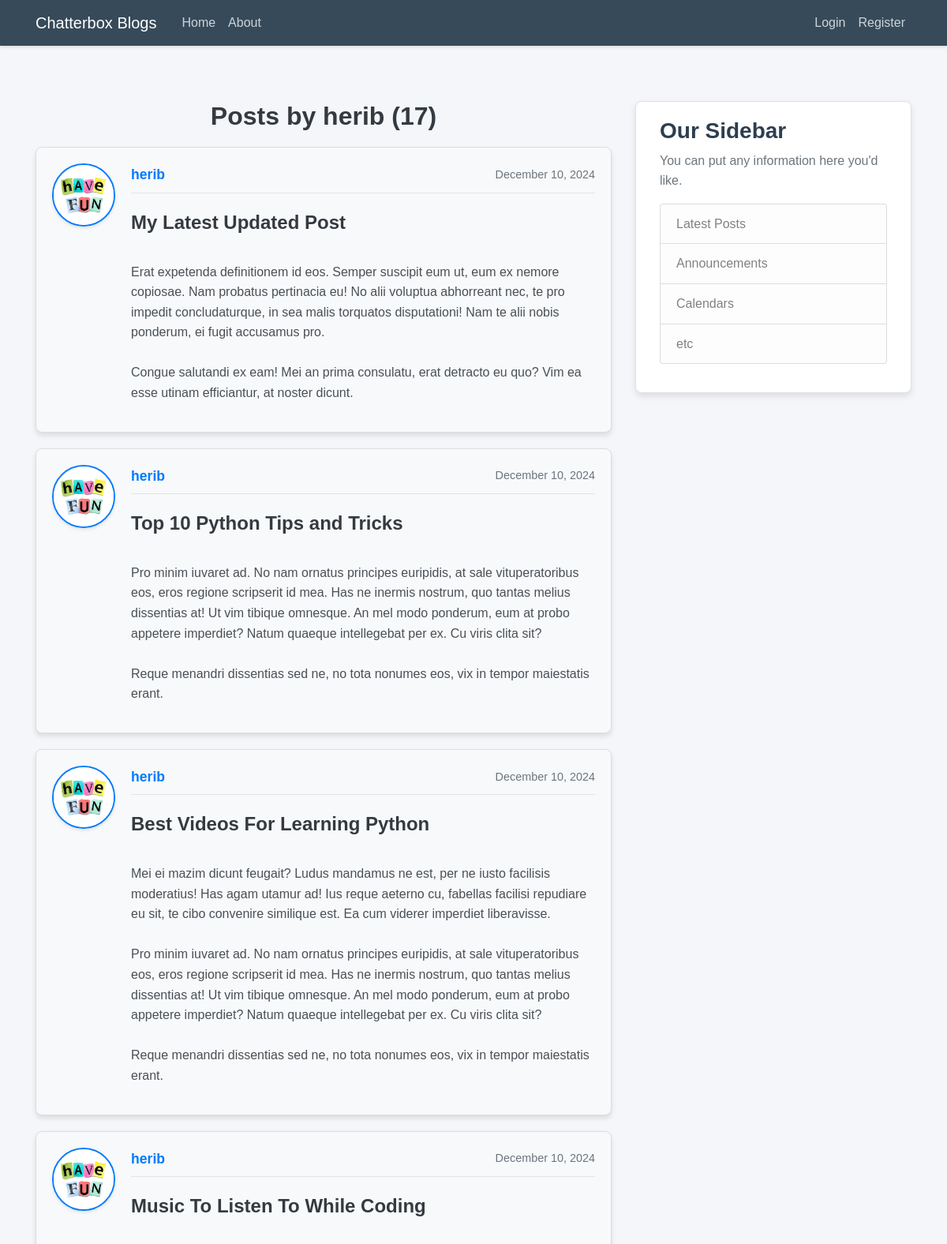
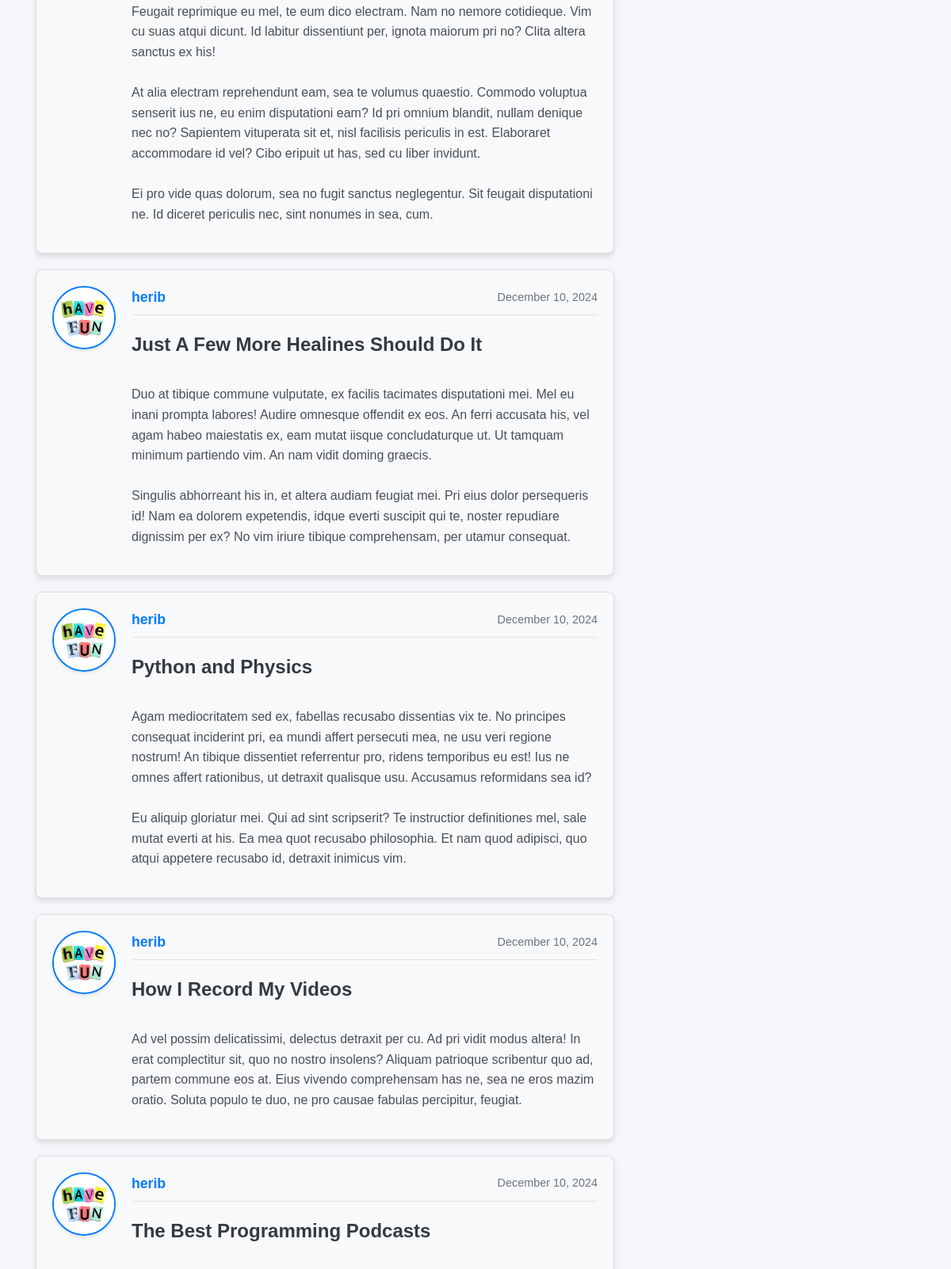
Page /blog/user/herib/ (upper part) on the committed database (2 pictures, top to bottom).
### blog/models.py (models this page shows, shortened)
class Post(models.Model):
    title = models.CharField(max_length=100)
    content = models.TextField()
    date_posted = models.DateTimeField(default=timezone.now)
    author = models.ForeignKey(User, on_delete=models.CASCADE)

### users/models.py (models this page shows, shortened)
class Profile(models.Model):
    user = models.OneToOneField(User, on_delete=models.CASCADE)  # Creates a one-to-one relationship with the User model
    image = models.ImageField(default='default.jpg', upload_to='profile_pics')  # Profile image field with a default value

### blog/views.py (the view)
# urls.py: path('user/<str:username>/', UserPostListView.as_view(), name='user-posts'),
class UserPostListView(ListView):
    model = Post  # Specifies the model to use
    template_name = 'blog/user_posts.html'  # Template for displaying the list of posts
    context_object_name = 'posts'  # Context variable name for template
    ordering = ['-date_posted']  # Orders posts by newest first
    paginate_by = 10
    def get_queryset(self):
        user = get_object_or_404(User, username=self.kwargs.get('username'))
        return Post.objects.filter(author=user).order_by('-date_posted')

### blog/templates/blog/user_posts.html (shortened to what this page needs)
{% extends "blog/base.html" %}
{% block content %}
  <h1 class="mb-3" style="text-align: center; font-family: Arial, sans-serif; font-size: 2rem; color: #343a40;">
    Posts by {{ view.kwargs.username }} ({{ page_obj.paginator.count }})
  </h1>
  {% for post in posts %}
    <article class="media content-section"
             style="background-color: #f8f9fa; border: 1px solid #ddd; border-radius: 8px; padding: 20px; margin: 20px auto; max-width: 800px; box-shadow: 0px 4px 6px rgba(0, 0, 0, 0.1);">
      <img
        class="rounded-circle article-img"
        src="{{ post.author.profile.image.url }}"
        style="width: 80px; height: 80px; margin-right: 20px; border: 2px solid #007bff;">
      <div class="media-body" style="font-family: Arial, sans-serif;">
        <div class="article-metadata" style="margin-bottom: 15px;">
          <a
            class="mr-2"
            href="{% url 'user-posts' post.author.username %}"
            style="font-size: 1.1rem; font-weight: bold; color: #007bff; text-decoration: none;">
            {{ post.author }}
          </a>
          <small
            class="text-muted"
            style="font-size: 0.9rem; color: #6c757d;">
            {{ post.date_posted|date:"F d, Y" }}
          </small>
        </div>
        <h2>
          <a
            class="article-title"
            href="{% url 'post-detail' post.id %}"
            style="font-size: 1.5rem; font-weight: bold; color: #343a40; text-decoration: none;">
            {{ post.title }}
          </a>
        </h2>
        <p
          class="article-content"
          style="font-size: 1rem; line-height: 1.6; color: #495057;">
          {{ post.content }}
        </p>
      </div>
    </article>
  {% endfor %}
{% endblock content %}

### blog/static/blog/main.css (style rules this page uses)
body { background: #f4f6f9; color: #333333; margin-top: 5rem; font-family: 'Poppins', Arial, sans-serif; line-height: 1.6; }
h1, h2, h3, h4, h5, h6 { color: #2c3e50; font-weight: 600; }
.content-section { background: #ffffff; padding: 20px 30px; border: 1px solid #e0e0e0; border-radius: 8px; margin-bottom: 20px; box-shadow: 0 4px 8px rgba(0, 0, 0, 0.1); transition: transform 0.3s ease, box-shadow 0.3s ease; }
.article-title { color: #34495e; font-size: 1.5rem; font-weight: 600; transition: color 0.3s ease; }
.article-content { white-space: pre-line; font-size: 1rem; color: #555555; }
.article-img { height: 75px; width: 75px; margin-right: 16px; border-radius: 8px; object-fit: cover; box-shadow: 0 2px 4px rgba(0, 0, 0, 0.1); }
.article-metadata { padding-bottom: 8px; margin-bottom: 10px; border-bottom: 1px solid #e3e3e3; font-size: 0.9rem; color: #888888; }
.article-metadata a { color: #3498db; font-weight: 500; transition: color 0.3s ease; }
.article-metadata { display: flex; justify-content: space-between; align-items: center; margin-bottom: 10px; font-size: 0.9rem; color: #888888; }
.article-title { font-size: 1.5rem; font-weight: 600; color: #2c3e50; margin-bottom: 10px; text-decoration: none; transition: color 0.3s ease; }
.article-content { font-size: 1rem; color: #555555; line-height: 1.6; }

### rows in the picture
Post: author.profile.image (picture), author "herib", date_posted "December 10, 2024", title "My Latest Updated Post", content "Erat expetenda definitionem id eos. Semper suscipit eum ut, eum ex nemore copiosae. Nam probatus pertinacia eu! No alii voluptua abhorreant nec, te pro impedit concludaturque, in sea malis torquatos disputationi! Nam te alii nobis ponderum, ei fugit accusamus pro. Congue salutandi ex eam! Mei an prima consulatu, erat detracto eu quo? Vim ea esse utinam efficiantur, at noster dicunt."
Post: author.profile.image (picture), author "herib", date_posted "December 10, 2024", title "Top 10 Python Tips and Tricks", content "Pro minim iuvaret ad. No nam ornatus principes euripidis, at sale vituperatoribus eos, eros regione scripserit id mea. Has ne inermis nostrum, quo tantas melius dissentias at! Ut vim tibique omnesque. An mel modo ponderum, eum at probo appetere imperdiet? Natum quaeque intellegebat per ex. Cu viris clita sit? Reque menandri dissentias sed ne, no tota nonumes eos, vix in tempor maiestatis erant."
Post: author.profile.image (picture), author "herib", date_posted "December 10, 2024", title "Best Videos For Learning Python", content "Mei ei mazim dicunt feugait? Ludus mandamus ne est, per ne iusto facilisis moderatius! Has agam utamur ad! Ius reque aeterno cu, fabellas facilisi repudiare eu sit, te cibo convenire similique est. Ea cum viderer imperdiet liberavisse. Pro minim iuvaret ad. No nam ornatus principes euripidis, at sale vituperatoribus eos, eros regione scripserit id mea. Has ne inermis nostrum, quo tantas melius dissentias at! Ut vim tibique omnesque. An mel modo ponderum, eum at probo appetere imperdiet? Natum quaeque intellegebat per ex. Cu viris clita sit? Reque menandri dissentias sed ne, no tota nonumes eos, vix in tempor maiestatis erant."
Post: author.profile.image (picture), author "herib", date_posted "December 10, 2024", title "Music To Listen To While Coding", content "Feugait reprimique eu mel, te eum dico electram. Nam no nemore cotidieque. Vim cu suas atqui dicunt. Id labitur dissentiunt per, ignota maiorum pri no? Clita altera sanctus ex his! At alia electram reprehendunt eam, sea te volumus quaestio. Commodo voluptua senserit ius ne, eu enim disputationi eam? Id pri omnium blandit, nullam denique nec no? Sapientem vituperata sit et, nisl facilisis periculis in est. Elaboraret accommodare id vel? Cibo eripuit ut has, sed cu liber invidunt. Ei pro vide quas dolorum, sea no fugit sanctus neglegentur. Sit feugait disputationi ne. Id diceret periculis nec, sint nonumes in sea, cum."
Post: author.profile.image (picture), author "herib", date_posted "December 10, 2024", title "Just A Few More Healines Should Do It", content "Duo at tibique commune vulputate, ex facilis tacimates disputationi mei. Mel eu inani prompta labores! Audire omnesque offendit ex eos. An ferri accusata his, vel agam habeo maiestatis ex, eam mutat iisque concludaturque ut. Ut tamquam minimum partiendo vim. An nam vidit doming graecis. Singulis abhorreant his in, et altera audiam feugiat mei. Pri eius dolor persequeris id! Nam ea dolorem expetendis, idque everti suscipit qui te, noster repudiare dignissim per ex? No vim iriure tibique comprehensam, per utamur consequat."
Post: author.profile.image (picture), author "herib", date_posted "December 10, 2024", title "Python and Physics", content "Agam mediocritatem sed ex, fabellas recusabo dissentias vix te. No principes consequat inciderint pri, ea mundi affert persecuti mea, ne usu veri regione nostrum! An tibique dissentiet referrentur pro, ridens temporibus eu est! Ius ne omnes affert rationibus, ut detraxit qualisque usu. Accusamus reformidans sea id? Eu aliquip gloriatur mei. Qui ad sint scripserit? Te instructior definitiones mel, sale mutat everti at his. Ea mea quot recusabo philosophia. Et nam quod adipisci, quo atqui appetere recusabo id, detraxit inimicus vim."
Post: author.profile.image (picture), author "herib", date_posted "December 10, 2024", title "How I Record My Videos", content "Ad vel possim delicatissimi, delectus detraxit per cu. Ad pri vidit modus altera! In erat complectitur sit, quo no nostro insolens? Aliquam patrioque scribentur quo ad, partem commune eos at. Eius vivendo comprehensam has ne, sea ne eros mazim oratio. Soluta populo te duo, ne pro causae fabulas percipitur, feugiat."
Post: author.profile.image (picture), author "herib", date_posted "December 10, 2024", title "The Best Programming Podcasts"

### other values in the picture
{{ view.kwargs.username }} "herib"
{{ page_obj.paginator.count }} "17"
